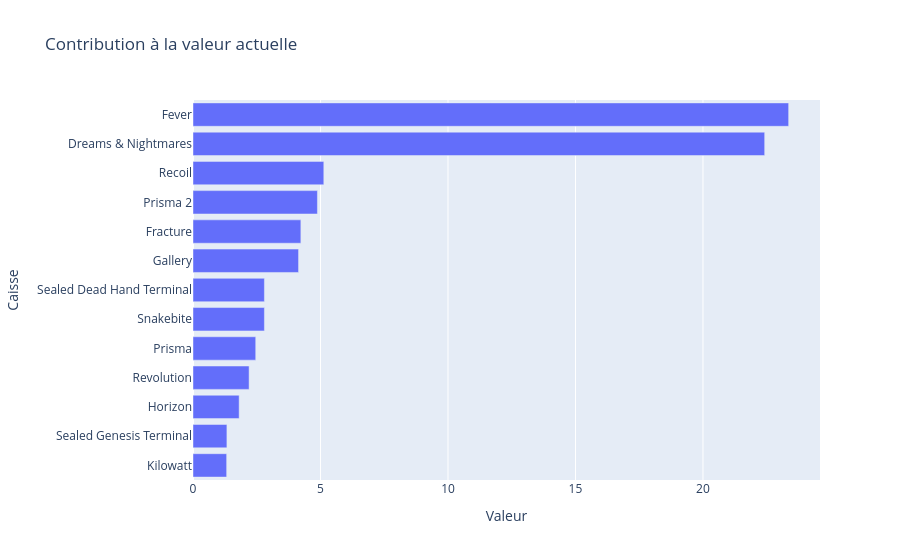

This figure's notebook cell:
### Markdown cell above
## 8. Concentration du portefeuille

La répartition montre quelles caisses contribuent le plus à la valeur actuelle. Une concentration élevée signifie que la valeur totale dépend davantage de quelques lignes.

### Code cell
fig = px.bar(priced.sort_values("market_value"), x="market_value", y="case_name", orientation="h",
             title="Contribution à la valeur actuelle", labels={"market_value":"Valeur", "case_name":"Caisse"})
fig.show()
top3_share = priced.nlargest(3, "market_value")["market_value"].sum() / total_value * 100 if total_value else np.nan
print(f"Poids des 3 premières caisses : {top3_share:.1f}%")

### Figure 1 — Plotly figure (JSON) as saved in the notebook; plotly's stock layout.template omitted (floating-point values rounded to 4 significant figures)
{"data": [{"hovertemplate": "Valeur=%{x}<br>Caisse=%{y}<extra></extra>", "legendgroup": "", "marker": {"color": "#636efa", "pattern": {"shape": ""}}, "name": "", "orientation": "h", "showlegend": false, "textposition": "auto", "type": "bar", "x": [1.32, 1.33, 1.81, 2.2, 2.46, 2.8, 2.8, 4.14, 4.23, 4.88, 5.13, 22.42, 23.36], "xaxis": "x", "y": ["Kilowatt", "Sealed Genesis Terminal", "Horizon", "Revolution", "Prisma", "Snakebite", "Sealed Dead Hand Terminal", "Gallery", "Fracture", "Prisma 2", "Recoil", "Dreams & Nightmares", "Fever"], "yaxis": "y"}], "layout": {"barmode": "relative", "legend": {"tracegroupgap": 0}, "title": {"text": "Contribution à la valeur actuelle"}, "xaxis": {"anchor": "y", "domain": [0, 1], "title": {"text": "Valeur"}}, "yaxis": {"anchor": "x", "domain": [0, 1], "title": {"text": "Caisse"}}}}
